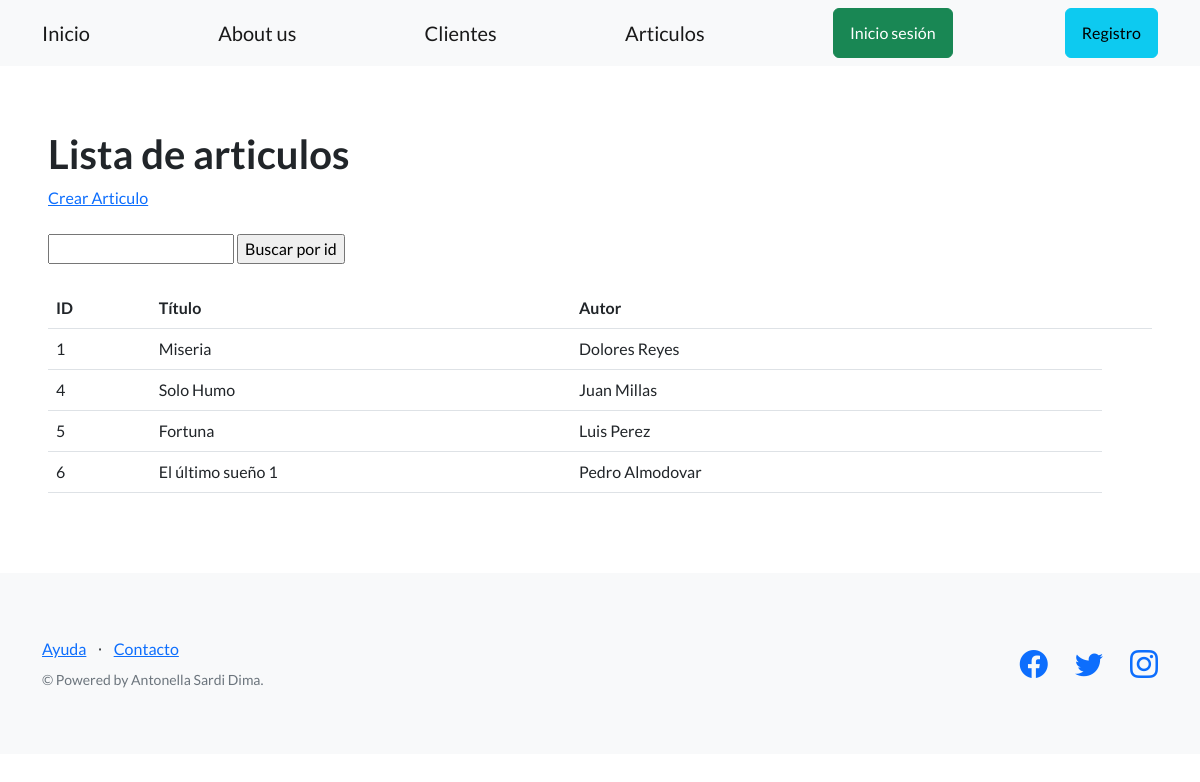
The page /home/pages/ on the database as committed earlier.
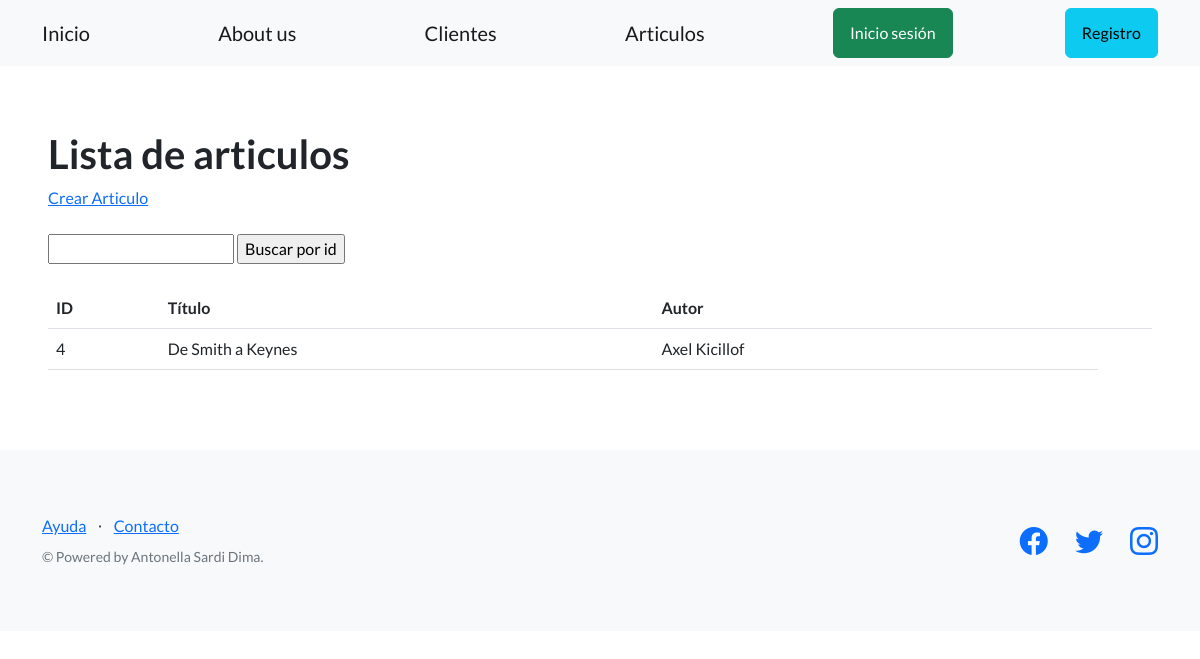
The same page on the database as committed later.
### shop/models.py (models this page shows, shortened)
class Articulo(models.Model):
  titulo = models.CharField(max_length=256)
  cuerpo = models.CharField(default=True, max_length=256)
  autor = models.CharField(max_length=256)
  fecha = models.DateTimeField()
  creador = models.ForeignKey(User, on_delete=models.SET_NULL, null=True)

### shop/views.py (the view)
# urls.py: path('pages/', listar_articulos, name="listar-articulos"),
def listar_articulos(request):
    contexto = {
        "articulos": Articulo.objects.all(),
    }
    http_response = render(
        request=request,
        template_name='shop/listado_articulos.html',
        context=contexto,
    )
    return http_response

### shop/templates/shop/listado_articulos.html (shortened to what this page needs)
{% extends "shop/base.html" %}
{% load static %}
{% block contenido %}
<section>
    <div>
        <h1>Lista de articulos </h1>
        <a href="{% url 'crear-articulo' %}">Crear Articulo</a>
        <br><br>
        <form action="{% url 'buscar-articulo' %}" method="post">
      <input type="text" name="busqueda">
      <input type="submit" value="Buscar por id">
    </form>
    <br>
            <table class="table">
                <tbody>
                  <tr>
                    <th>ID</th>
                    <th>Título</th>
                    <th>Autor</th>
                    <th></th>
                    <th></th>
                    <th></th>
                  </tr>
                  {%for articulo in articulos%}
                  <tr>
                    <td>{{ articulo.id }}</td>
                    <td>{{ articulo.titulo }}</td>
                    <td>{{ articulo.autor }}</td>
                    <td>
                    </td>
                    <td>
                    </td>
                  </tr>
                  {% endfor %}
                </tbody>
              </table>
    </div>
</section>
{% endblock contenido %}

Rows that differ between the two databases and show on the page:
removed Articulo: id "1", titulo "Miseria", autor "Dolores Reyes"
removed Articulo: id "5", titulo "Fortuna", autor "Luis Perez"
removed Articulo: id "6", titulo "El último sueño 1", autor "Pedro Almodovar"
changed Articulo id 4: titulo "Solo Humo" → "De Smith a Keynes"; autor "Juan Millas" → "Axel Kicillof"
